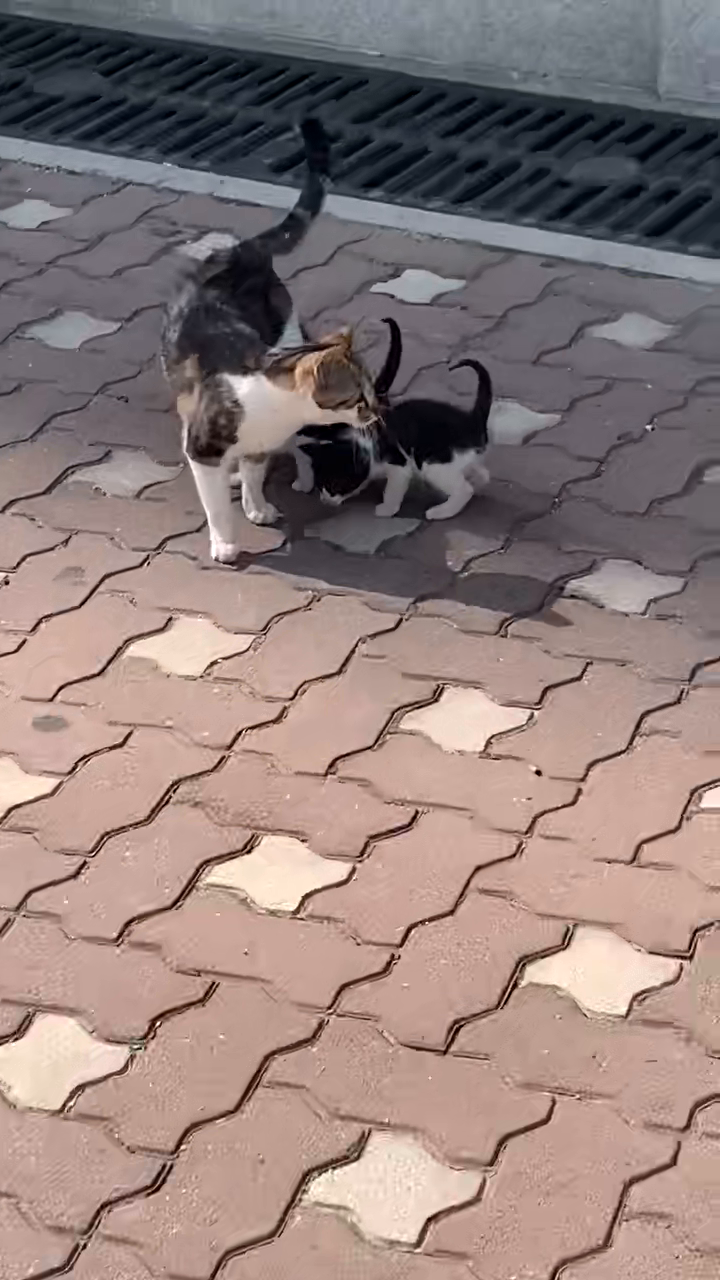
#> input picture frame 18 of cat.mp4, 720 x 1280 px, given in place of monitoring_720p.mp4, which was not available
$ jupyter execute chap161.ipynb   (text cells are left out)
#> lines starting #> are read from the running program, lines starting #| are printed output that depends on the picture; after the words box and inside, x2 and y2 are one past the last pixel; in counts of white or black regions, pixels touching at a corner belong together; pictures that were not available may be replaced by others from this repository, and a replacement may not be noted
[cell 1]
#Meanshift는알고리즘은 roi영역을 hav모델로 바꿔서 히스토그램과 관계를 가진다.
#Meanshift알고리즘은 ..
#

[cell 2]
import numpy as np
import cv2
from matplotlib import pyplot as plt

[cell 3]
cap = cv2.VideoCapture('monitoring_720p.mp4')

[cell 4]
# take first frame of the video
ret,frame = cap.read() #첫번째 프레임 가져오기
#> frame is the input picture: shape (1280, 720, 3); mean B, G, R 122.5, 125.8, 143.7

[cell 5]
print(ret)
#| True

[cell 6]
plt.figure(figsize = (15,15))
plt.imshow(frame)
plt.show()

[cell 7]
# setup initial location of window
r,h,c,w = 200,70,510,72 # simply hardcoded the values / 좌표상 ..
track_window = (c,r,w,h) #(y,사각,x, 사각)
#차의 영역 roi

[cell 8]
# set up the ROI for tracking
roi = frame[r:r+h, c:c+w]
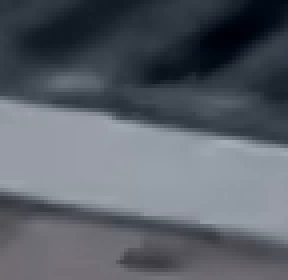
#> roi: shape (70, 72, 3) (shown 4 times larger); mean B, G, R 104.8, 95.4, 89.9
plt.imshow(roi)
plt.show()

[cell 9]
hsv_roi = cv2.cvtColor(roi, cv2.COLOR_BGR2HSV) #칼라모드 COLOR_BGR2HSV로 바꿈
#> hsv_roi: shape (70, 72, 3); mean H, S, V 111.1, 54.1, 104.8

[cell 10]
# set up the ROI for tracking
plt.imshow(hsv_roi)
plt.show()

[cell 11]
mask = cv2.inRange(hsv_roi, np.array((0., 60., 32.)), np.array((180., 255., 255.)))
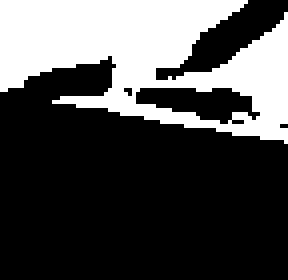
#> mask: shape (70, 72) (shown 4 times larger); 30.4% white; 1 white region, box (x1, y1, x2, y2) and area: (0, 0, 72, 36) 1532

[cell 12]
roi_hist = cv2.calcHist([hsv_roi], [0], mask, [180], [0,180])
#> roi_hist = 180 values, max 1457 at index 107, min 0 at index 0, mean 8.51
plt.plot(roi_hist, color = 'b')
plt.xlim([0,180])
plt.show()
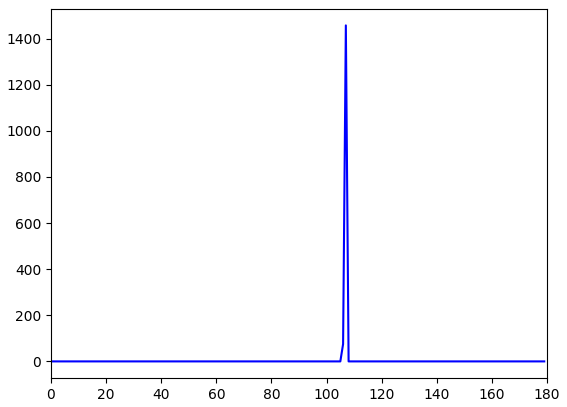
#> figure drawn by matplotlib, 1 panel; curve peaks at x = 107, y = 1457

[cell 13]
roi_hist = cv2.normalize(roi_hist, roi_hist, 0, 255, cv2.NORM_MINMAX)
#> roi_hist = 180 values, max 255 at index 107, min 0 at index 0, mean 1.49
plt.plot(roi_hist, color = 'b')
plt.xlim([0,180])
plt.show()
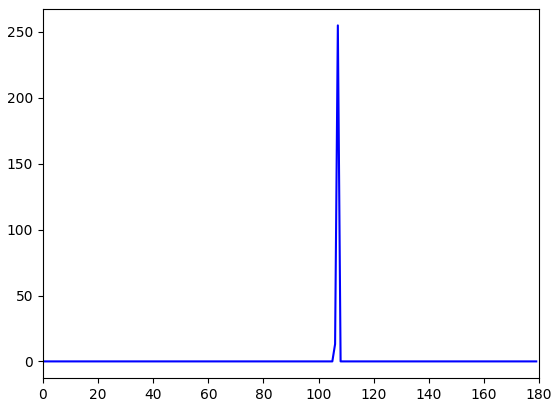
#> figure drawn by matplotlib, 1 panel; curve peaks at x = 107, y = 255

[cell 14]
# Setup the termination criteria, either 10 iteration or move by atleast 1 pt
term_crit = ( cv2.TERM_CRITERIA_EPS | cv2.TERM_CRITERIA_COUNT, 10, 1 )

[cell 15]
while(1):
    ret ,frame = cap.read()
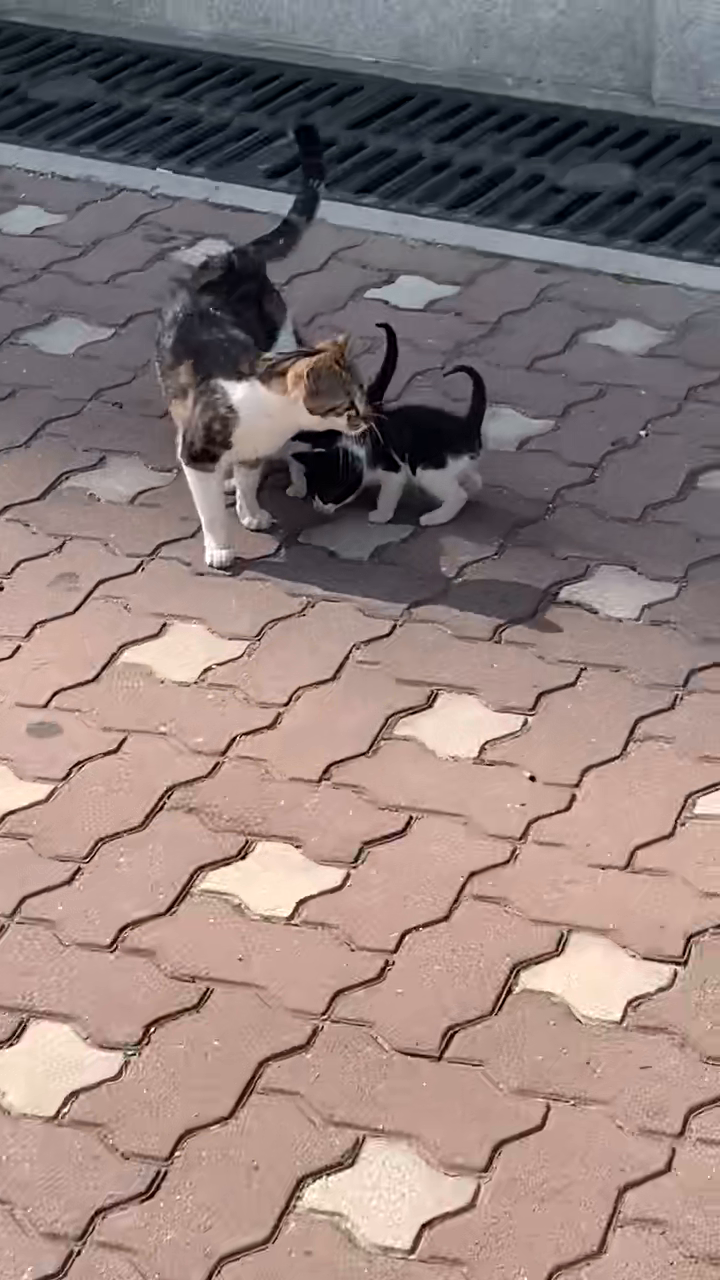
#> input picture frame 19 of cat.mp4, 720 x 1280 px, given in place of monitoring_720p.mp4, which was not available
#> frame is the input picture: shape (1280, 720, 3); mean B, G, R 123, 126.2, 143.8
    if ret == True:

        #아래 3줄 Meanshift알고리즘
        hsv = cv2.cvtColor(frame, cv2.COLOR_BGR2HSV)
#> hsv: shape (1280, 720, 3); mean H, S, V 57.5, 55, 147.5

        dst = cv2.calcBackProject([hsv],[0],roi_hist,[0,180],1)
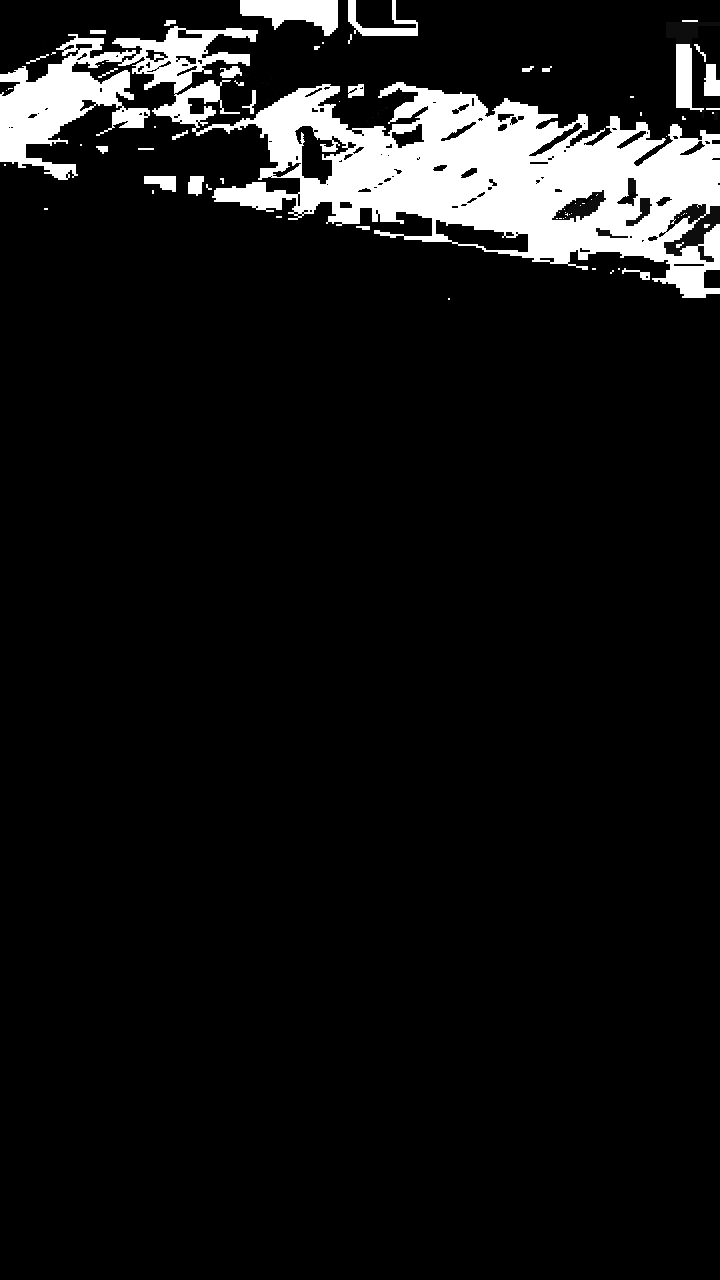
#> dst: shape (1280, 720); min 0, max 255, mean 20.1
        # apply meanshift to get the new location
        ret, track_window = cv2.meanShift(dst, track_window, term_crit)
#> ret = 10; track_window = (504, 176, 72, 70)
        #그다음 프레임을 hav모델로 바꾼 다음 그 hav에다가 BackProject시키고
        #그리고 고기서 Meanshift찾아서
        #BackProjection시켜 유사하면 값이 크고 유사하지 않으면 값이 작게해서
        #Meanshift돌려서 제일 유사한 쪽으로찾는
        # Draw it on image
        x,y,w,h = track_window
#> x = 504; y = 176; w = 72; h = 70
        img2 = cv2.rectangle(frame, (x,y), (x+w,y+h), 255,2)
        cv2.imshow('img2',img2)
        k = cv2.waitKey(60) & 0xff
#> (key Esc is pressed here)
        if k == 27:
            break
        else:
            cv2.imwrite(chr(k)+".jpg",img2)
    else:
        break

cv2.destroyAllWindows()
cap.release()

[cell 16]
#C

[cell 17]
import numpy as np
import cv2
from matplotlib import pyplot as plt

[cell 18]
cap = cv2.VideoCapture('monitoring_720p.mp4')

[cell 19]
# take first frame of the video
ret,frame = cap.read()

[cell 20]
# setup initial location of window
r,h,c,w = 200,70,510,72 # simply hardcoded the values
track_window = (c,r,w,h)

[cell 21]
# set up the ROI for tracking
roi = frame[r:r+h, c:c+w]
hsv_roi = cv2.cvtColor(roi, cv2.COLOR_BGR2HSV)
mask = cv2.inRange(hsv_roi, np.array((0., 60.,32.)), np.array((180.,255.,255.)))
roi_hist = cv2.calcHist([hsv_roi],[0],mask,[180],[0,180])
#> roi_hist = 180 values, max 1457 at index 107, min 0 at index 0, mean 8.51
roi_hist = cv2.normalize(roi_hist, roi_hist, 0,255,cv2.NORM_MINMAX)
#> roi_hist = 180 values, max 255 at index 107, min 0 at index 0, mean 1.49

[cell 22]
# Setup the termination criteria, either 10 iteration or move by atleast 1 pt
term_crit = ( cv2.TERM_CRITERIA_EPS | cv2.TERM_CRITERIA_COUNT, 10, 1 )

[cell 23]
while(1):
    ret ,frame = cap.read()
    if ret == True:
        hsv = cv2.cvtColor(frame, cv2.COLOR_BGR2HSV)
        dst = cv2.calcBackProject([hsv],[0],roi_hist,[0,180],1)
        # apply meanshift to get the new location
        ret, track_window = cv2.meanShift(dst, track_window, term_crit)
        # Draw it on image
        x,y,w,h = track_window
        img2 = cv2.rectangle(frame, (x,y), (x+w,y+h), 255,2)
        cv2.imshow('img2',img2)
        k = cv2.waitKey(60) & 0xff
#> (key Esc is pressed here)

$ run again, starting later in the video
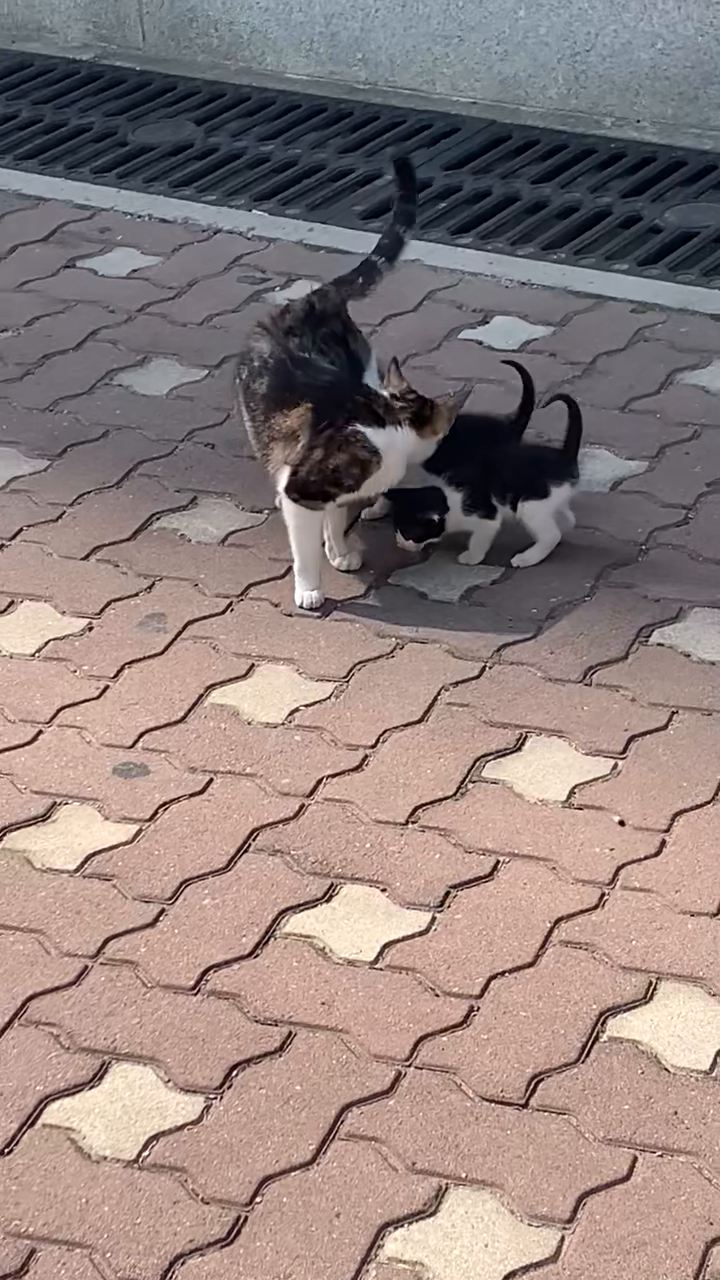
#> input picture frame 82 of cat.mp4, 720 x 1280 px, given in place of monitoring_720p.mp4, which was not available
#> frame is the input picture: shape (1280, 720, 3); mean B, G, R 125.8, 128.9, 144.6
#| True
#> hsv_roi: shape (70, 72, 3); mean H, S, V 108.6, 87.1, 69.7
#> `mask = cv2.inRange(hsv_roi, np.array((0., 60., 32.)), np.array((180., ..`:
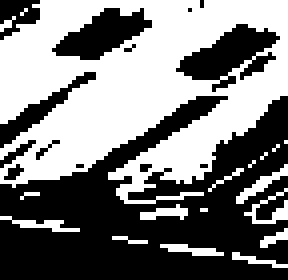
#> mask: shape (70, 72) (shown 4 times larger); 48.8% white; 18 white regions (12 under 20 px), largest, box (x1, y1, x2, y2) and area: (0, 0, 72, 51) 2232, (59, 41, 72, 51) 34, (61, 47, 72, 56) 33, (0, 54, 20, 58) 31, (40, 61, 56, 64) 27, (35, 51, 47, 55) 26
#> `roi_hist = cv2.calcHist([hsv_roi], [0], mask, [180], [0,180])`: roi_hist = 180 values, max 1105 at index 111, min 0 at index 0, mean 13.67
#> `roi_hist = cv2.normalize(roi_hist, roi_hist, 0, 255, cv2.NORM_MINMAX)`: roi_hist = 180 values, max 255 at index 111, min 0 at index 0, mean 3.15
#> hsv: shape (1280, 720, 3); mean H, S, V 57.9, 54.7, 149
#> `dst = cv2.calcBackProject([hsv],[0],roi_hist,[0,180],1)`:
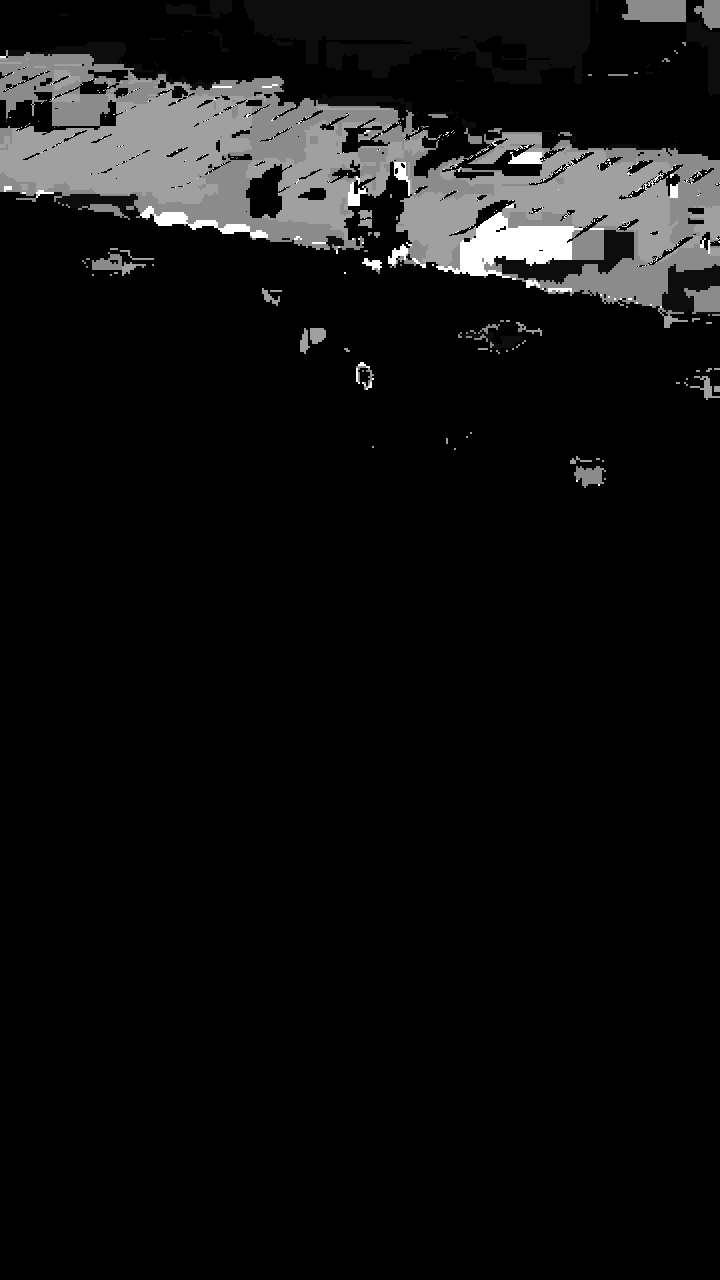
#> dst: shape (1280, 720); min 0, max 255, mean 16
#> ret = 7; track_window = (501, 198, 72, 70)
#> x = 501; y = 198; w = 72; h = 70
#> `roi_hist = cv2.calcHist([hsv_roi],[0],mask,[180],[0,180])`: roi_hist = 180 values, max 1105 at index 111, min 0 at index 0, mean 13.67
#> `roi_hist = cv2.normalize(roi_hist, roi_hist, 0,255,cv2.NORM_MINMAX)`: roi_hist = 180 values, max 255 at index 111, min 0 at index 0, mean 3.15

$ run again, starting later in the video
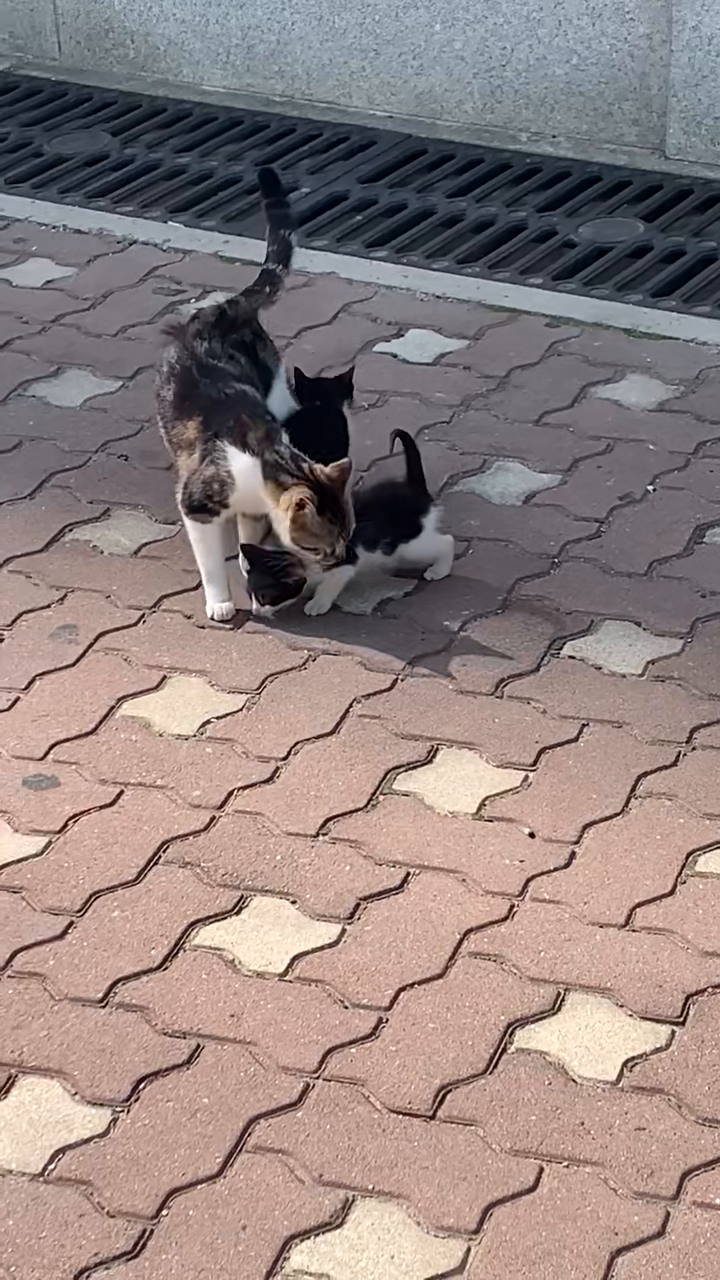
#> input picture frame 147 of cat.mp4, 720 x 1280 px, given in place of monitoring_720p.mp4, which was not available
#> frame is the input picture: shape (1280, 720, 3); mean B, G, R 127.6, 130.2, 145.1
#| True
#> hsv_roi: shape (70, 72, 3); mean H, S, V 109, 99.5, 59.5
#> `mask = cv2.inRange(hsv_roi, np.array((0., 60., 32.)), np.array((180., ..`:
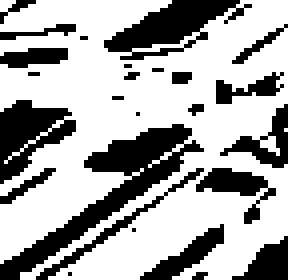
#> mask: shape (70, 72) (shown 4 times larger); 67% white; 26 black regions (13 under 20 px), largest, box (x1, y1, x2, y2) and area: (0, 31, 51, 70) 440, (26, 0, 63, 15) 256, (0, 25, 19, 46) 214
#> `roi_hist = cv2.calcHist([hsv_roi], [0], mask, [180], [0,180])`: roi_hist = 180 values, max 1506 at index 107, min 0 at index 0, mean 18.75
#> `roi_hist = cv2.normalize(roi_hist, roi_hist, 0, 255, cv2.NORM_MINMAX)`: roi_hist = 180 values, max 255 at index 107, min 0 at index 0, mean 3.17
#> hsv: shape (1280, 720, 3); mean H, S, V 60.9, 53.6, 150.1
#> `dst = cv2.calcBackProject([hsv],[0],roi_hist,[0,180],1)`:
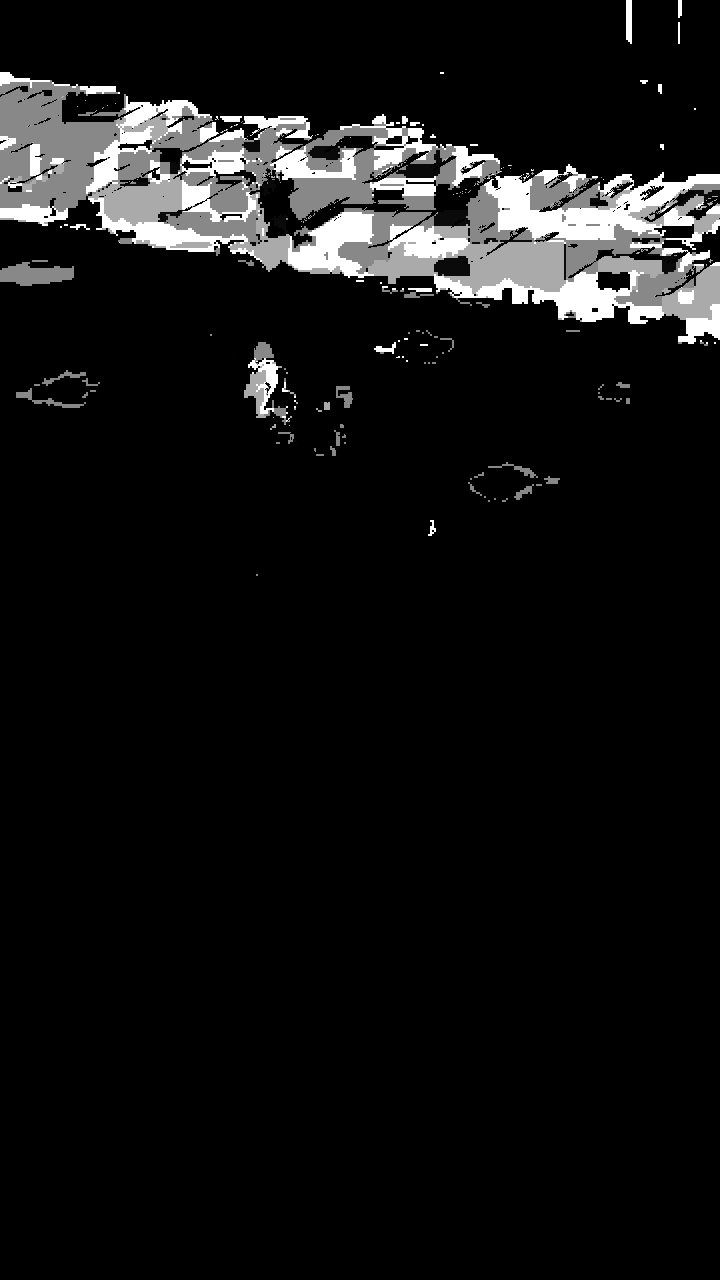
#> dst: shape (1280, 720); min 0, max 255, mean 18.4
#> ret = 10; track_window = (493, 180, 72, 70)
#> x = 493; y = 180; w = 72; h = 70
#> `roi_hist = cv2.calcHist([hsv_roi],[0],mask,[180],[0,180])`: roi_hist = 180 values, max 1506 at index 107, min 0 at index 0, mean 18.75
#> `roi_hist = cv2.normalize(roi_hist, roi_hist, 0,255,cv2.NORM_MINMAX)`: roi_hist = 180 values, max 255 at index 107, min 0 at index 0, mean 3.17
